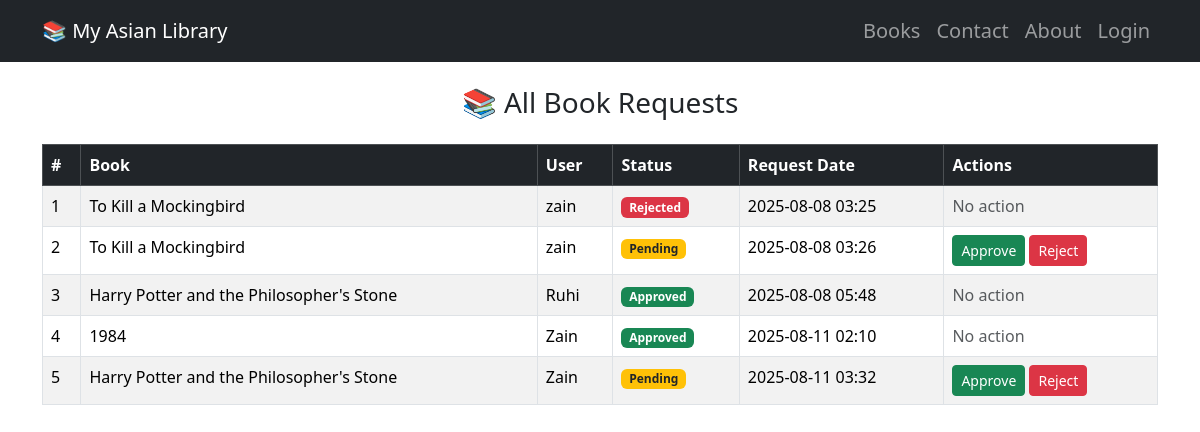
Screenshot of /book_requests/ with the database file from the repository.
### home/models.py (models this page shows, shortened)
class Book_request(models.Model):
    STATUS_CHOICES = (
        ('Pending', 'Pending'),
        ('Approved', 'Approved'),
        ('Rejected', 'Rejected'),
    )
    book = models.ForeignKey(Book, on_delete=models.CASCADE)
    user = models.ForeignKey(Register, on_delete=models.CASCADE)
    request_date = models.DateTimeField(auto_now_add=True)
    status = models.CharField(max_length=20, default='Pending')  # Status can be 'Pending', 'Approved', 'Rejected'

class Book(models.Model):
    title = models.CharField(max_length=200)
    author = models.CharField(max_length=100)
    image = models.ImageField(upload_to='book_images/', blank=True, null=True)
    created_at = models.DateTimeField(auto_now_add=True)
    isbn_no = models.CharField(max_length=13)
    publish = models.CharField(max_length=100)
    is_available = models.BooleanField(default=True)
    description = models.TextField()
    price = models.FloatField(null=True)
    category = models.CharField(max_length=100)

class Register(models.Model):
    username = models.CharField(max_length=100)
    email = models.EmailField()
    role = models.CharField(max_length=50, default='User')  # Default role is 'User'
    password = models.CharField(max_length=100)
    confirm_password = models.CharField(max_length=100)

### home/views.py (the view)
# urls.py: path('book_requests/', views.book_request_list, name='book_request_list'),
def book_request_list(request):
    requests = Book_request.objects.all().select_related('book', 'user')
    return render(request, 'book_request.html', {'requests': requests})

### template/book_request.html (shortened to what this page needs)
{% extends 'navbar.html' %}
{% load static %}
{% block body %}
<div class="container">
  <h3 class="mb-4 mt-4 text-center">📚 All Book Requests</h3>
  <table class="table table-bordered table-striped table-hover">
    <thead class="table-dark">
      <tr>
        <th>#</th>
        <th>Book</th>
        <th>User</th>
        <th>Status</th>
        <th>Request Date</th>
        <th>Actions</th>
      </tr>
    </thead>
    <tbody>
      {% for req in requests %}
      <tr>
        <td>{{ forloop.counter }}</td>
        <td>{{ req.book.title }}</td>
        <td>{{ req.user.username }}</td>
        <td>
          {% if req.status == 'Pending' %}
            <span class="badge bg-warning text-dark">{{ req.status }}</span>
          {% elif req.status == 'Approved' %}
            <span class="badge bg-success">{{ req.status }}</span>
          {% else %}
            <span class="badge bg-danger">{{ req.status }}</span>
          {% endif %}
        </td>
        <td>{{ req.request_date|date:"Y-m-d H:i" }}</td>
        <td>
          {% if req.status == 'Pending' %}
            <a href="{% url 'approve_request' req.id %}" class="btn btn-success btn-sm">Approve</a>
            <a href="{% url 'reject_request' req.id %}" class="btn btn-danger btn-sm">Reject</a>
          {% else %}
            <span class="text-muted">No action</span>
          {% endif %}
        </td>
      </tr>
      {% empty %}
      <tr>
        <td colspan="6" class="text-center">No requests found</td>
      </tr>
      {% endfor %}
    </tbody>
  </table>
</div>
{% endblock body %}

### rows the page displays
Book_request: book "To Kill a Mockingbird", user.username "zain", status "Rejected", request_date "2025-08-08 03:25", shows "No action"
Book_request: book "To Kill a Mockingbird", user.username "zain", status "Pending", request_date "2025-08-08 03:26", shows "Approve"
Book_request: book "Harry Potter and the Philosopher's Stone", user.username "Ruhi", status "Approved", request_date "2025-08-08 05:48", shows "No action"
Book_request: book "1984", user.username "Zain", status "Approved", request_date "2025-08-11 02:10", shows "No action"
Book_request: book "Harry Potter and the Philosopher's Stone", user.username "Zain", status "Pending", request_date "2025-08-11 03:32", shows "Approve"
